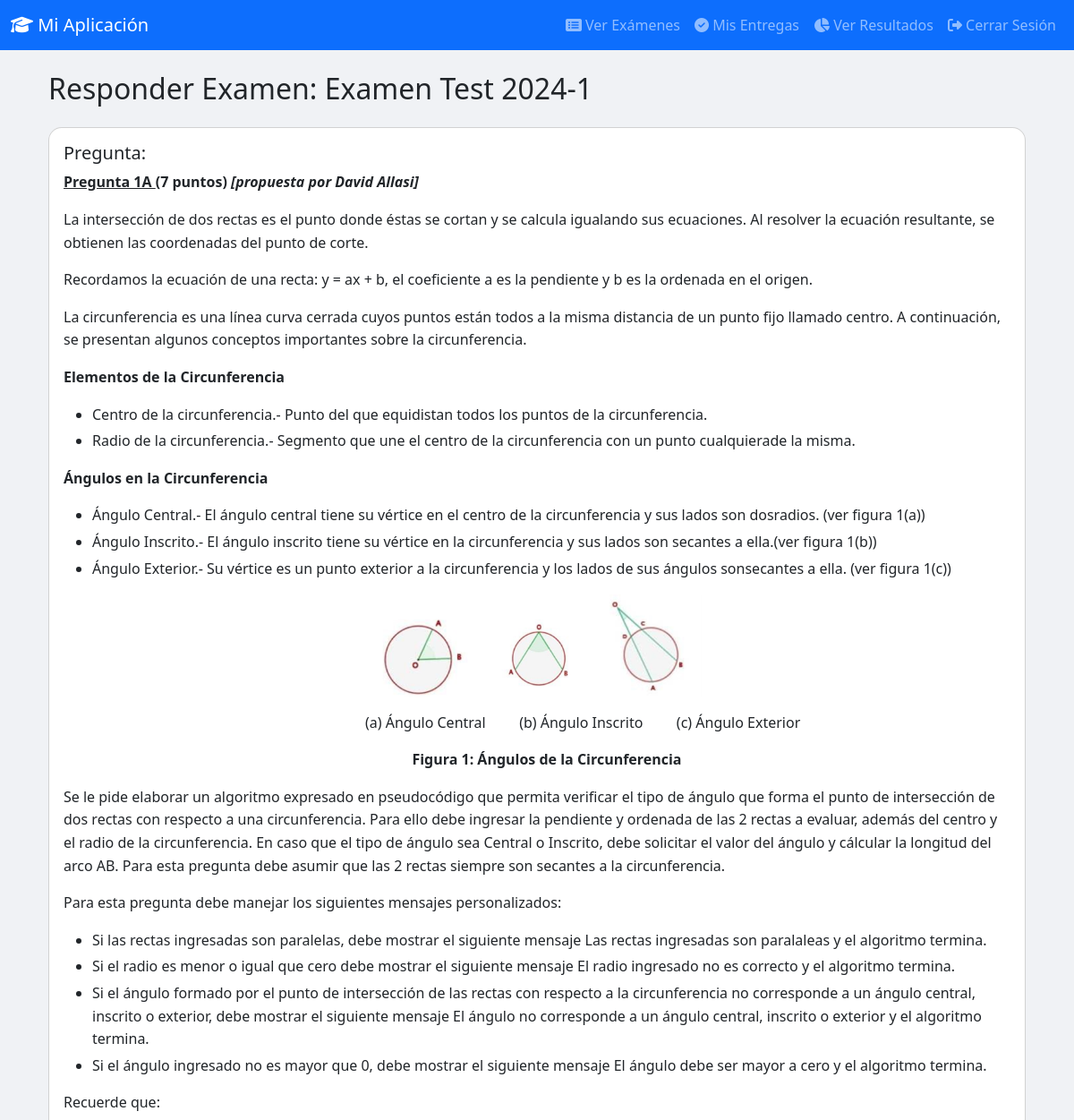
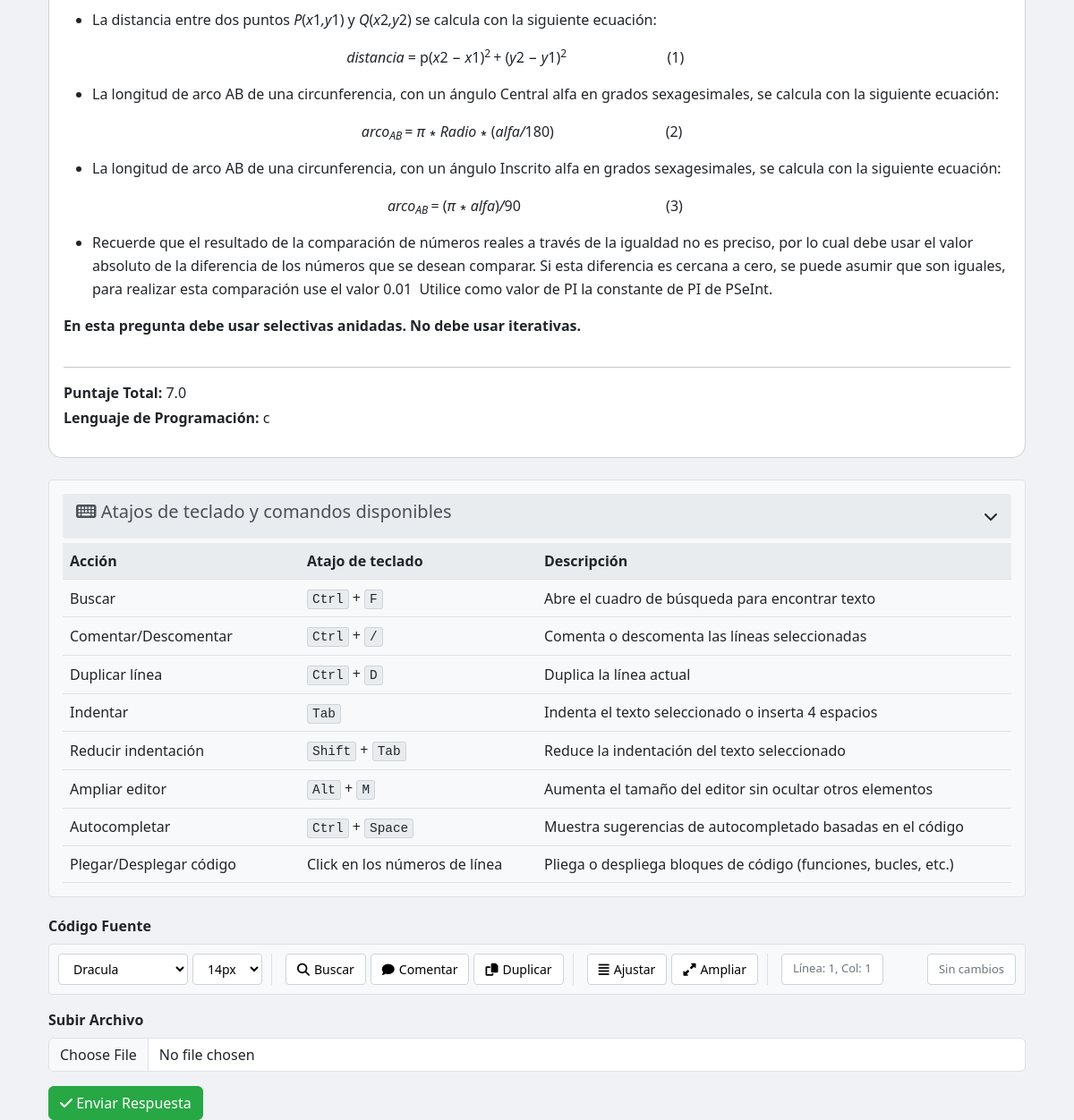
Screenshot of /pregunta/8 (signed in) with the database file from the repository (2 pictures, top to bottom).
### models.py (models this page shows, shortened)
class Examen(db.Model):
    __tablename__ = 'examen'
    id = db.Column(db.Integer, primary_key=True)
    titulo = db.Column(db.String(200), nullable=False)
    descripcion = db.Column(db.Text, nullable=False)
    fecha_publicacion = db.Column(db.DateTime, nullable=False, default=datetime.utcnow)
    fecha_cierre = db.Column(db.DateTime, nullable=False)
    horario_id = db.Column(db.Integer, db.ForeignKey('horario.id'), nullable=False)
    preguntas = db.relationship('Pregunta', backref='examen', lazy=True, cascade="all, delete-orphan")
    configuracion_examen = db.relationship('ConfiguracionExamen', back_populates='examen', uselist=False)
    __table_args__ = (
        db.Index('ix_examen_titulo', 'titulo'),  # Índice para mejorar las consultas por título de examen
    )

class Pregunta(db.Model):
    __tablename__ = 'pregunta'
    id = db.Column(db.Integer, primary_key=True)
    enunciado = db.Column(db.Text, nullable=False)
    puntaje_total = db.Column(db.Float, nullable=False)
    lenguaje_programacion = db.Column(db.String(50), nullable=False)
    solucion_modelo = db.Column(db.Text, nullable=True)
    rubrica_evaluacion = db.Column(db.Text, nullable=True, comment="Rubrica en formato JSON para la evaluación con LLM")
    examen_id = db.Column(db.Integer, db.ForeignKey('examen.id'), nullable=False)
    configuracion_formato_json = db.Column(
        db.Text,
        nullable=True,
        comment='Configuración del linter en JSON. Ej: {"perfil": "flake8", "args_adicionales": "--ignore=E501"}'
    )
    casos_de_prueba = db.relationship('CasoDePrueba', backref='pregunta', lazy=True, cascade="all, delete-orphan")
    entregas = db.relationship('Entrega', backref='pregunta', lazy='dynamic')

### routes.py (the view, shortened to what this page needs)
@app.route('/pregunta/<int:pregunta_id>', methods=['GET', 'POST'])
@login_required
def responder_pregunta(pregunta_id):
    pregunta = Pregunta.query.get_or_404(pregunta_id)
    if pregunta.examen.horario not in current_user.horarios:
        flash('No tienes acceso a esta pregunta.', 'danger')
        return redirect(url_for('dashboard'))
    form = EntregaForm()
    return render_template('responder_pregunta.html', pregunta=pregunta, form=form)

### forms.py
class EntregaForm(FlaskForm):
    codigo_fuente = TextAreaField('Código Fuente', validators=[DataRequired(), Length(max=10000)])
    archivo = FileField('Subir Archivo', validators=[
        FileAllowed(['c', 'cpp', 'py', 'java', 'txt'], 'Solo se permiten archivos de código (c, cpp, py, java, txt).')
    ])
    submit = SubmitField('Enviar')

### models.py (called while the page is built)
@login_manager.user_loader
def load_user(user_id):
    return Usuario.query.get(int(user_id))

### templates/responder_pregunta.html (shortened to what this page needs)
{% extends "base.html" %}
{% block head %}
<link rel="stylesheet" href="https://cdnjs.cloudflare.com/ajax/libs/codemirror/5.65.5/codemirror.min.css">
<link rel="stylesheet" href="https://cdnjs.cloudflare.com/ajax/libs/codemirror/5.65.5/theme/dracula.min.css">
<link rel="stylesheet" href="https://cdnjs.cloudflare.com/ajax/libs/codemirror/5.65.5/theme/monokai.min.css">
<link rel="stylesheet" href="https://cdnjs.cloudflare.com/ajax/libs/codemirror/5.65.5/theme/material.min.css">
<link rel="stylesheet" href="https://cdnjs.cloudflare.com/ajax/libs/codemirror/5.65.5/theme/nord.min.css">
<link rel="stylesheet" href="https://cdnjs.cloudflare.com/ajax/libs/codemirror/5.65.5/theme/eclipse.min.css">
<link rel="stylesheet" href="https://cdnjs.cloudflare.com/ajax/libs/codemirror/5.65.5/theme/solarized.min.css">
<link rel="stylesheet" href="https://cdnjs.cloudflare.com/ajax/libs/codemirror/5.65.5/addon/dialog/dialog.min.css">
<link rel="stylesheet" href="https://cdnjs.cloudflare.com/ajax/libs/codemirror/5.65.5/addon/fold/foldgutter.min.css">
<link rel="stylesheet" href="https://cdnjs.cloudflare.com/ajax/libs/codemirror/5.65.5/addon/hint/show-hint.min.css">
<link rel="stylesheet" href="{{ url_for('static', filename='ckeditor5/ckeditor5-content.css') }}">
<link rel="stylesheet" href="{{ url_for('static', filename='ckeditor5/ckeditor5.css') }}">
{% endblock %}
{% block content %}
<div class="container mt-4">
    <h2 class="mb-4">Responder Examen: {{ pregunta.examen.titulo }}</h2>
<div class="card mb-4">
    <div class="card-body">
    <h5 class="card-title">Pregunta:</h5>
    <div class="enunciado-contenido">
        {{ pregunta.enunciado | safe }}
    </div>
    <hr>
    <p class="mb-1"><strong>Puntaje Total:</strong> {{ pregunta.puntaje_total }}</p>
    <p><strong>Lenguaje de Programación:</strong> {{ pregunta.lenguaje_programacion }}</p>
</div>
</div>
<div class="commands-help">
    <div class="help-toggle">
        <h5><i class="fas fa-keyboard"></i> Atajos de teclado y comandos disponibles</h5>
        <i class="fas fa-chevron-down"></i>
    </div>
<div class="help-content">
    <table class="commands-table">
        <thead>
            <tr>
                <th width="25%">Acción</th>
                <th width="25%">Atajo de teclado</th>
                <th>Descripción</th>
            </tr>
        </thead>
        <tbody>
            <tr>
                <td>Buscar</td>
                <td><span class="keyboard-shortcut">Ctrl</span> + <span class="keyboard-shortcut">F</span></td>
                <td>Abre el cuadro de búsqueda para encontrar texto</td>
            </tr>
            <tr>
                <td>Comentar/Descomentar</td>
                <td><span class="keyboard-shortcut">Ctrl</span> + <span class="keyboard-shortcut">/</span></td>
                <td>Comenta o descomenta las líneas seleccionadas</td>
            </tr>
            <tr>
                <td>Duplicar línea</td>
                <td><span class="keyboard-shortcut">Ctrl</span> + <span class="keyboard-shortcut">D</span></td>
                <td>Duplica la línea actual</td>
            </tr>
            <tr>
                <td>Indentar</td>
                <td><span class="keyboard-shortcut">Tab</span></td>
                <td>Indenta el texto seleccionado o inserta 4 espacios</td>
            </tr>
            <tr>
                <td>Reducir indentación</td>
                <td><span class="keyboard-shortcut">Shift</span> + <span class="keyboard-shortcut">Tab</span></td>
                <td>Reduce la indentación del texto seleccionado</td>
            </tr>
            <tr>
                <td>Ampliar editor</td>
                <td><span class="keyboard-shortcut">Alt</span> + <span class="keyboard-shortcut">M</span></td>
                <td>Aumenta el tamaño del editor sin ocultar otros elementos</td>
            </tr>
            <tr>
                <td>Autocompletar</td>
                <td><span class="keyboard-shortcut">Ctrl</span> + <span class="keyboard-shortcut">Space</span></td>
                <td>Muestra sugerencias de autocompletado basadas en el código</td>
            </tr>
            <tr>
                <td>Plegar/Desplegar código</td>
                <td>Click en los números de línea</td>
                <td>Pliega o despliega bloques de código (funciones, bucles, etc.)</td>
            </tr>
        </tbody>
    </table>
</div>
</div>
<form method="POST" enctype="multipart/form-data" novalidate>
<div class="mb-3">
    {{ form.codigo_fuente.label(class="form-label") }}
    <div class="editor-options">
        <div class="button-group">
            <select id="theme-selector" title="Cambiar tema">
                <option value="dracula">Dracula</option>
            </select>
            <select id="font-size" title="Tamaño de letra">
                <option value="14" selected>14px</option>
            </select>
        </div>
        <div class="button-group">
            <button type="button" id="btn-find" title="Buscar (Ctrl+F)">
                <i class="fas fa-search"></i> Buscar
            </button>
            <button type="button" id="btn-comment" title="Comentar/Descomentar (Ctrl+/)">
                <i class="fas fa-comment"></i> Comentar
            </button>
            <button type="button" id="btn-duplicate" title="Duplicar línea (Ctrl+D)">
                <i class="fas fa-copy"></i> Duplicar
            </button>
        </div>
        <div class="button-group">
            <button type="button" id="btn-wrap" title="Ajustar líneas">
                <i class="fas fa-align-justify"></i> Ajustar
            </button>
            <button type="button" id="btn-expand" title="Ampliar editor (Alt+M)">
                <i class="fas fa-expand-alt"></i> Ampliar
            </button>
        </div>
        <span id="cursor-position">Línea: 1, Col: 1</span>
        <span id="editor-status">Sin cambios</span>
    </div>
</div>
<div class="mb-3">
    {{ form.archivo.label(class="form-label") }}
    {{ form.archivo(class="form-control") }}
</div>
<button type="submit" class="btn btn-success">
    <i class="fas fa-check"></i> Enviar Respuesta
</button>
</form>
</div>
{% endblock %}

### static/css/styles.css (style rules this page uses)
body { background-color: #f0f2f5; }
.card { border-radius: 15px; transition: transform 0.2s; }
.btn-success { background-color: #28a745; border-color: #28a745; }
.form-label { font-weight: 600; }
.enunciado-contenido { line-height: 1.6; font-size: 1rem; color: #212529; }
.enunciado-contenido p { margin-top: 0; margin-bottom: 1rem; }
.enunciado-contenido strong { font-weight: bold; }
.enunciado-contenido em, .enunciado-contenido i { font-style: italic; }
.enunciado-contenido u { text-decoration: underline; }
.enunciado-contenido ul, .enunciado-contenido ol { margin-top: 0; margin-bottom: 1rem; padding-left: 2rem; }
.enunciado-contenido li { margin-bottom: 0.25rem; }
.enunciado-contenido figure.image { display: block; margin-top: 1em; margin-bottom: 1em; clear: both; margin-left: auto; margin-right: auto; text-align: center; }
.enunciado-contenido figure.image img { display: block; max-width: 100%; height: auto; margin-left: auto; margin-right: auto; border-radius: 0.25rem; }
.enunciado-contenido figure.image.image_resized { width: 34.85%; }
.enunciado-contenido figure.image.image_resized img { width: 100%; }
.enunciado-contenido::after, .enunciado-contenido p:has(figure.image[style*="float"])::after, .enunciado-contenido p:has(figure.image-style-align-left)::after, .enunciado-contenido p:has(figure.image-style-align-right)::after, .enunciado-contenido p:has(figure.image-style-side)::after { content: ""; display: table; clear: both; }

### static/ckeditor5/ckeditor5-content.css (style rules this page uses)
:root { --ck-color-mention-background:rgba(153,0,48,.1);--ck-color-mention-text:#990030 }
:root { --ck-highlight-marker-yellow:#fdfd77;--ck-highlight-marker-green:#62f962;--ck-highlight-marker-pink:#fc7899;--ck-highlight-marker-blue:#72ccfd;--ck-highlight-pen-red:#e71313;--ck-highlight-pen-green:#128a00 }
:root { --ck-color-image-caption-background:#f7f7f7;--ck-color-image-caption-text:#333 }
:root { --ck-image-style-spacing:1.5em;--ck-inline-image-style-spacing:calc(var(--ck-image-style-spacing)/2) }
:root { --ck-todo-list-checkmark-size:16px }
:root { --ck-color-selector-caption-background:#f7f7f7;--ck-color-selector-caption-text:#333 }

### rows the page displays
Examen: examen.titulo "Examen Test 2024-1"
Pregunta: enunciado "Pregunta 1A (7 puntos) [propuesta por David Allasi] La intersección de dos rectas es el punto donde éstas se cortan y se calcula igualando sus ecuaciones. Al resolver la ecuación resultante, se obtienen las coordenadas del punto de corte. Recordamos la ecuación de una recta: y = ax + b, el coeficiente a es la pendiente y b es la ordenada en el origen. La circunferencia es una línea curva cerrada cuyos puntos están todos a la misma distancia de un punto fijo llamado centro. A continuación, se presentan algunos conceptos importantes sobre la circunferencia. Elementos de la Circunferencia Centro de la circunferencia.- Punto del que equidistan todos los puntos de la circunferencia. Radio de la…", enunciado (picture), puntaje_total "7.0", lenguaje_programacion "c"
